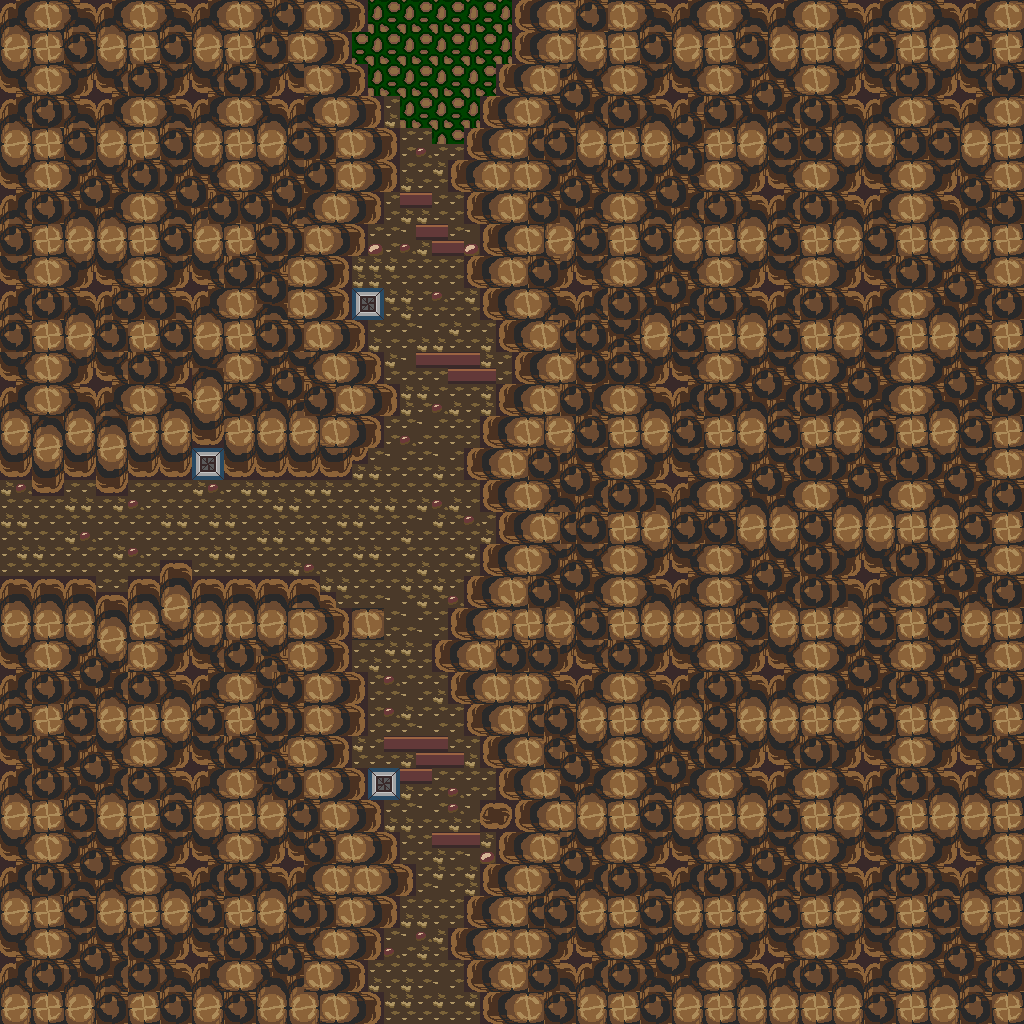

This game map was drawn from its Tiled (.tmx) file and the tilesets committed beside it. A one-line description and the trimmed map source follow:
An orthogonal 64x64 tile map with 16x16 px tiles, 1 tile layer (base), 2 hidden layers not drawn and 18 objects.

<map version="1.10" tiledversion="1.12.1" orientation="orthogonal" renderorder="right-down" width="64" height="64" tilewidth="16" tileheight="16" infinite="0" nextlayerid="4" nextobjectid="19">
 <tileset firstgid="1" source="../classiciphone_pics4.tsx" />
 <layer id="1" name="base" width="64" height="64">
  <data>[4096 cells, 4096 non-empty, 42 distinct tile ids]</data>
 </layer>
 <layer id="2" name="collision" width="64" height="64" visible="0">
  <properties><property name="collision" value="true" /></properties>
  <data>[4096 cells, 3562 non-empty, 1 distinct tile ids]</data>
 </layer>
 <layer id="3" name="water" width="64" height="64" visible="0">
  <properties><property name="terrain" value="water" /></properties>
  <data>[4096 cells, 66 non-empty, 1 distinct tile ids]</data>
 </layer>
 <objectgroup id="4" name="npcs">
  <object id="1" x="256.0" y="176.0" width="16" height="16">
   <properties>
    <property name="script" type="string">-- Auto-converted from GraalScript
-- // NPC made by Stev (Ventrue Vampires)
-- [CLIENT-SIDE — server no-op]
-- // Level effect
-- if (playerenters) {seteffect 0,0,0,0.4;
-- }</property>
   </properties>
  </object>
  <object id="2" x="352.0" y="288.0" width="16" height="16">
   <properties>
    <property name="gani" value="darkpillar.png" />
    <property name="script" type="string">-- Auto-converted from GraalScript
-- // NPC made by Stev (Ventrue Vampires)
-- [CLIENT-SIDE — server no-op]
-- if (created) {setimgpart darkpillar.png,0,0,32,32; drawunderplayer;
-- }</property>
   </properties>
  </object>
  <object id="3" x="192.0" y="448.0" width="16" height="16">
   <properties>
    <property name="gani" value="darkpillar.png" />
    <property name="script" type="string">-- Auto-converted from GraalScript
-- // NPC made by Stev (Ventrue Vampires)
-- [CLIENT-SIDE — server no-op]
-- if (created) {setimgpart darkpillar.png,0,0,32,32; drawunderplayer;
-- }</property>
   </properties>
  </object>
  <object id="4" x="-32.0" y="432.0" width="16" height="16">
   <properties>
    <property name="gani" value="halloweenc-fog.png" />
    <property name="script" type="string">-- Auto-converted from GraalScript
-- // NPC made by Stev (Potamus)
-- [CLIENT-SIDE — server no-op]
-- if (created) {
-- drawaslight;
-- dontblock;
-- setcoloreffect 1,1,1,0.4;
-- }</property>
   </properties>
  </object>
  <object id="5" x="288.0" y="784.0" width="16" height="16">
   <properties>
    <property name="gani" value="halloweenc-fog.png" />
    <property name="script" type="string">-- Auto-converted from GraalScript
-- // NPC made by Stev (Potamus)
-- [CLIENT-SIDE — server no-op]
-- if (created) {
-- drawaslight;
-- dontblock;
-- setcoloreffect 1,1,1,0.4;
-- }</property>
   </properties>
  </object>
  <object id="6" x="320.0" y="592.0" width="16" height="16">
   <properties>
    <property name="gani" value="halloweenc-fog2.png" />
    <property name="script" type="string">-- Auto-converted from GraalScript
-- // NPC made by Stev (Potamus)
-- [CLIENT-SIDE — server no-op]
-- if (created) {
-- drawaslight;
-- dontblock;
-- setcoloreffect 1,1,1,0.4;
-- }</property>
   </properties>
  </object>
  <object id="7" x="384.0" y="352.0" width="16" height="16">
   <properties>
    <property name="gani" value="halloweenc-fog2.png" />
    <property name="script" type="string">-- Auto-converted from GraalScript
-- // NPC made by Stev (Potamus)
-- [CLIENT-SIDE — server no-op]
-- if (created) {
-- drawaslight;
-- dontblock;
-- setcoloreffect 1,1,1,0.4;
-- }</property>
   </properties>
  </object>
  <object id="8" x="176.0" y="288.0" width="16" height="16">
   <properties>
    <property name="gani" value="halloweenc-fog2.png" />
    <property name="script" type="string">-- Auto-converted from GraalScript
-- // NPC made by Stev (Potamus)
-- [CLIENT-SIDE — server no-op]
-- if (created) {
-- drawaslight;
-- dontblock;
-- setcoloreffect 1,1,1,0.4;
-- }</property>
   </properties>
  </object>
  <object id="9" x="560.0" y="176.0" width="16" height="16">
   <properties>
    <property name="script" type="string">-- Auto-converted from GraalScript
-- if (playerchats) {
-- if (strequals(#c,citadel)) {
-- if (strequals(#g,Ventrue)||strequals(#g,Ventrue Vampires)) {
-- setlevel2 guildventrue_catacomb_15.nw,18.5,50;
end
end
end</property>
   </properties>
  </object>
  <object id="10" x="464.0" y="544.0" width="16" height="16">
   <properties>
    <property name="gani" value="classic_ventruesupporteast.png" />
    <property name="script" type="string">-- Auto-converted from GraalScript
-- // NPC made by Stev (LAT)
-- [CLIENT-SIDE — server no-op]
-- if (created) {
-- drawunderplayer;
-- }</property>
   </properties>
  </object>
  <object id="11" x="464.0" y="128.0" width="16" height="16">
   <properties>
    <property name="gani" value="classic_ventruesupporteast.png" />
    <property name="script" type="string">-- Auto-converted from GraalScript
-- // NPC made by Stev (LAT)
-- [CLIENT-SIDE — server no-op]
-- if (created) {
-- drawunderplayer;
-- }</property>
   </properties>
  </object>
  <object id="12" x="480.0" y="832.0" width="16" height="16">
   <properties>
    <property name="gani" value="classic_ventruesupporteast.png" />
    <property name="script" type="string">-- Auto-converted from GraalScript
-- // NPC made by Stev (LAT)
-- [CLIENT-SIDE — server no-op]
-- if (created) {
-- drawunderplayer;
-- }</property>
   </properties>
  </object>
  <object id="13" x="272.0" y="736.0" width="16" height="16">
   <properties>
    <property name="gani" value="classic_ventruesupportwest.png" />
    <property name="script" type="string">-- Auto-converted from GraalScript
-- // NPC made by Stev (LAT)
-- [CLIENT-SIDE — server no-op]
-- if (created) {
-- drawunderplayer;
-- }</property>
   </properties>
  </object>
  <object id="14" x="368.0" y="768.0" width="16" height="16">
   <properties>
    <property name="gani" value="darkpillar.png" />
    <property name="script" type="string">-- Auto-converted from GraalScript
-- // NPC made by Stev (Ventrue Vampires)
-- [CLIENT-SIDE — server no-op]
-- if (created) {setimgpart darkpillar.png,0,0,32,32; drawunderplayer;
-- }</property>
   </properties>
  </object>
  <object id="15" x="272.0" y="-16.0" width="16" height="16">
   <properties>
    <property name="gani" value="halloweenc-fog.png" />
    <property name="script" type="string">-- Auto-converted from GraalScript
-- // NPC made by Stev (Potamus)
-- [CLIENT-SIDE — server no-op]
-- if (created) {
-- drawaslight;
-- dontblock;
-- setcoloreffect 1,1,1,0.4;
-- }</property>
   </properties>
  </object>
  <object id="16" x="352.0" y="272.0" width="16" height="16">
   <properties>
    <property name="gani" value="handlamp1on.mng" />
    <property name="script" type="string">-- Auto-converted from GraalScript
-- // NPC made by Stev (Ventrue Vampires)
-- [CLIENT-SIDE — server no-op]
-- if (created) {
-- dontblock;
-- setimgpart handlamp1on.mng,0,0,32,48;
-- y = y-.5;
-- 
-- //Glow
-- showimg 1,light2.png,x-3,y-2.5;
-- changeimgcolors 1,1,0.35,0,0.62;
-- changeimgzoom 1,3;
-- }</property>
   </properties>
  </object>
  <object id="17" x="192.0" y="432.0" width="16" height="16">
   <properties>
    <property name="gani" value="handlamp1on.mng" />
    <property name="script" type="string">-- Auto-converted from GraalScript
-- // NPC made by Stev (Ventrue Vampires)
-- [CLIENT-SIDE — server no-op]
-- if (created) {
-- dontblock;
-- setimgpart handlamp1on.mng,0,0,32,48;
-- y = y-.5;
-- 
-- //Glow
-- showimg 1,light2.png,x-3,y-2.5;
-- changeimgcolors 1,1,0.35,0,0.62;
-- changeimgzoom 1,3;
-- }</property>
   </properties>
  </object>
  </objectgroup>
</map>
<!-- 1 of 18 objects omitted -->
